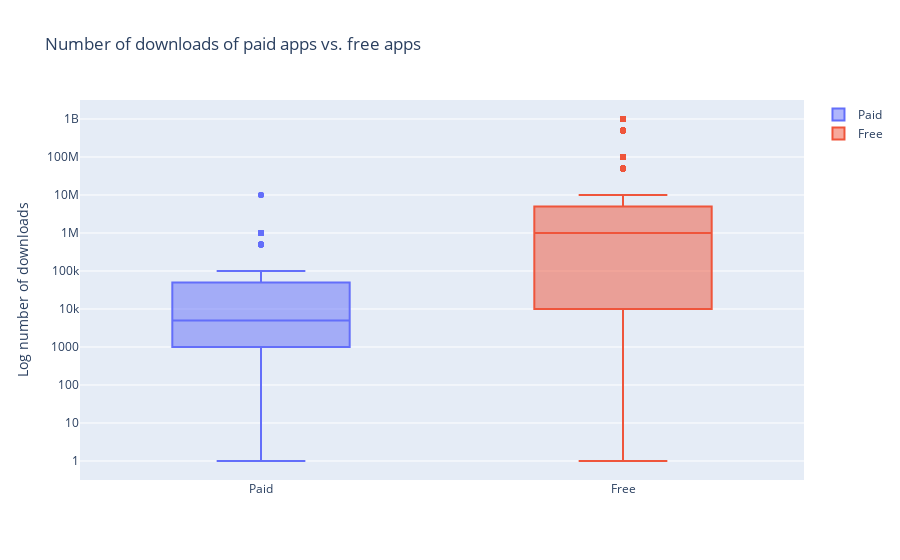

Source (notebook cell):
### Code cell
trace0 = go.Box(
    # Data for paid apps
    y = df[df['Type'] == 'Paid']['Installs'],
    name = 'Paid'
)

trace1 = go.Box(
    # Data for free apps
    y = df[df['Type'] == 'Free']['Installs'],
    name = 'Free'
)

layout = go.Layout(
    title = "Number of downloads of paid apps vs. free apps",
    yaxis = dict(title = "Log number of downloads",
                type = 'log',
                autorange = True)
)

# Add trace0 and trace1 to a list for plotting
data = [trace0, trace1]
plotly.offline.iplot({'data': data, 'layout': layout})

### Figure 1 — Plotly figure (JSON) as saved in the notebook; plotly's stock layout.template omitted (floating-point values rounded to 4 significant figures; data arrays with more than 128 entries replaced by an {"elided": "..."} marker saying what was removed)
{"data": [{"name": "Paid", "type": "box", "y": {"elided": "645 int values"}}, {"name": "Free", "type": "box", "y": {"elided": "8715 int values"}}], "layout": {"autosize": true, "title": {"text": "Number of downloads of paid apps vs. free apps"}, "xaxis": {"autorange": true, "range": [-0.5, 1.5], "type": "category"}, "yaxis": {"autorange": true, "range": [-0.5, 9.5], "title": {"text": "Log number of downloads"}, "type": "log"}}}
